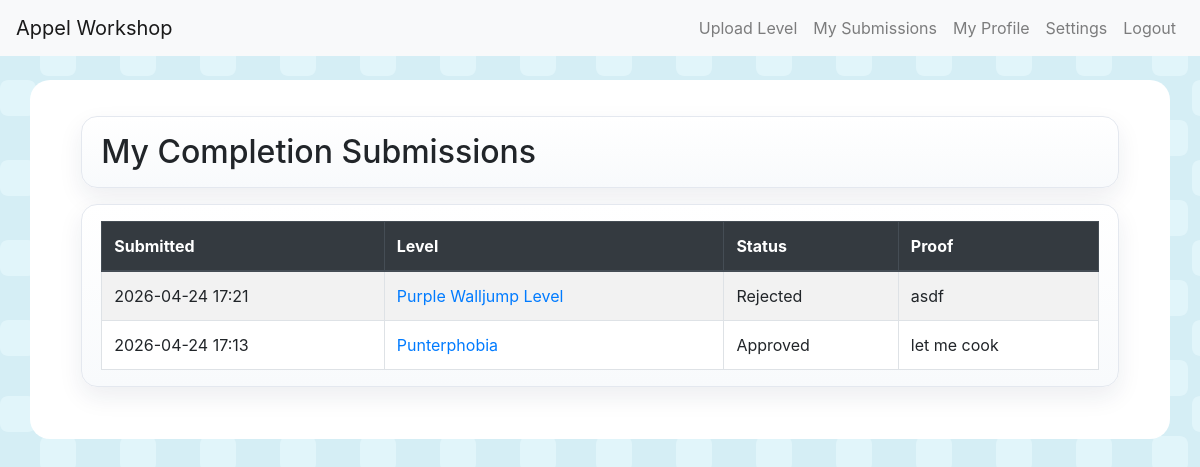
The page /completions/my-submissions/ (signed in) on the database its author committed.
### levels/models.py (models this page shows, shortened)
class LevelCompletion(models.Model):
    STATUS_PENDING = 'pending'
    STATUS_APPROVED = 'approved'
    STATUS_REJECTED = 'rejected'
    STATUS_CHOICES = [
        (STATUS_PENDING, 'Pending'),
        (STATUS_APPROVED, 'Approved'),
        (STATUS_REJECTED, 'Rejected'),
    ]
    user = models.ForeignKey(User, on_delete=models.CASCADE, related_name='level_completions')
    level = models.ForeignKey(Level, on_delete=models.CASCADE, related_name='completion_submissions')
    proof = models.TextField(max_length=5000)
    status = models.CharField(max_length=20, choices=STATUS_CHOICES, default=STATUS_PENDING)
    submitted_at = models.DateTimeField(auto_now_add=True)
    updated_at = models.DateTimeField(auto_now=True)
    reviewed_at = models.DateTimeField(null=True, blank=True)
    reviewed_by = models.ForeignKey(
        User,
        on_delete=models.SET_NULL,
        null=True,
        blank=True,
        related_name='reviewed_level_completions',
    )
    class Meta:
        constraints = [
            models.UniqueConstraint(fields=['user', 'level'], name='unique_completion_per_user_level')
        ]

class Level(models.Model):
    MOD_CHOICES = [
        ('appel', 'Appel'),
        ('appelp', 'Appel+'),
        ('appelm', 'Appel Multiplayer'),
        ('sheepel', 'Sheepel'),
        ('appel-playground', "Appel Playground")
    ]
    name = models.CharField(max_length=100)
    level_code = models.TextField(max_length=10000)
    description = models.TextField(null=True, blank=True, default="", max_length=2000)
    original_uploader = models.CharField(null=True, blank=True, default="", max_length=100, help_text="The original creator of the level. Leave blank if this was you.")
    difficulty = models.FloatField(default=0, help_text="The difficulty (in the Punter scale, more info <a href='https://appel.miraheze.org/wiki/Difficulty'>here</a>)")
    difficulty_rating = models.FloatField(null=True, blank=True)
    quality_rating = models.FloatField(null=True, blank=True)
    level_ratings = models.JSONField(default=list, blank=True)
    mod_category = models.CharField(max_length=50, choices=MOD_CHOICES, default='appel')
    creator = models.ForeignKey(User, on_delete=models.CASCADE, related_name="levels")
    created_at = models.DateTimeField(auto_now_add=True)

### levels/views.py (the view)
# urls.py: path('completions/my-submissions/', views.my_completion_submissions, name='my_completion_submissions'),
@login_required
def my_completion_submissions(request):
    submissions = LevelCompletion.objects.filter(user=request.user).order_by('-submitted_at')
    return render(
        request,
        'levels/my_completion_submissions.html',
        {
            'submissions': submissions,
        },
    )

### levels/templates/levels/my_completion_submissions.html (shortened to what this page needs)
{% extends "base.html" %}
{% block content %}
<div class="container">
    <div class="bubble-section">
        <h2 class="mb-0">My Completion Submissions</h2>
    </div>
    <div class="bubble-section bubble-table">
        <table class="table table-striped table-bordered">
            <thead class="thead-dark">
                <tr>
                    <th>Submitted</th>
                    <th>Level</th>
                    <th>Status</th>
                    <th>Proof</th>
                </tr>
            </thead>
            <tbody>
                {% for submission in submissions %}
                    <tr>
                        <td>{{ submission.submitted_at|date:"Y-m-d H:i" }}</td>
                        <td><a href="{% url 'levels:level_detail' submission.level.id %}">{{ submission.level.name }}</a></td>
                        <td>{{ submission.get_status_display }}</td>
                        <td>{{ submission.proof|truncatechars:180 }}</td>
                    </tr>
                {% empty %}
                    <tr>
                        <td colspan="4">You have not submitted any completions yet.</td>
                    </tr>
                {% endfor %}
            </tbody>
        </table>
    </div>
</div>
{% endblock %}

### static/css/style.css (style rules this page uses)
body { background-image: url("../img/bg.svg"); background-repeat: repeat; background-color: #cccccc; }
.bubble-section { background: linear-gradient(180deg, #ffffff 0%, #f8fafc 100%); border: 1px solid #e4e8ef; border-radius: 16px; box-shadow: 0 10px 24px rgba(24, 39, 75, 0.08); padding: 1rem 1.2rem; margin-bottom: 1rem; }
.bubble-table { overflow-x: auto; }
.bubble-table .table { margin-bottom: 0; background-color: #ffffff; }

### rows shown on the page
LevelCompletion: submitted_at "2026-04-24 17:21", level.name "Purple Walljump Level", status "Rejected", proof "asdf"
LevelCompletion: submitted_at "2026-04-24 17:13", level.name "Punterphobia", status "Approved", proof "let me cook"
